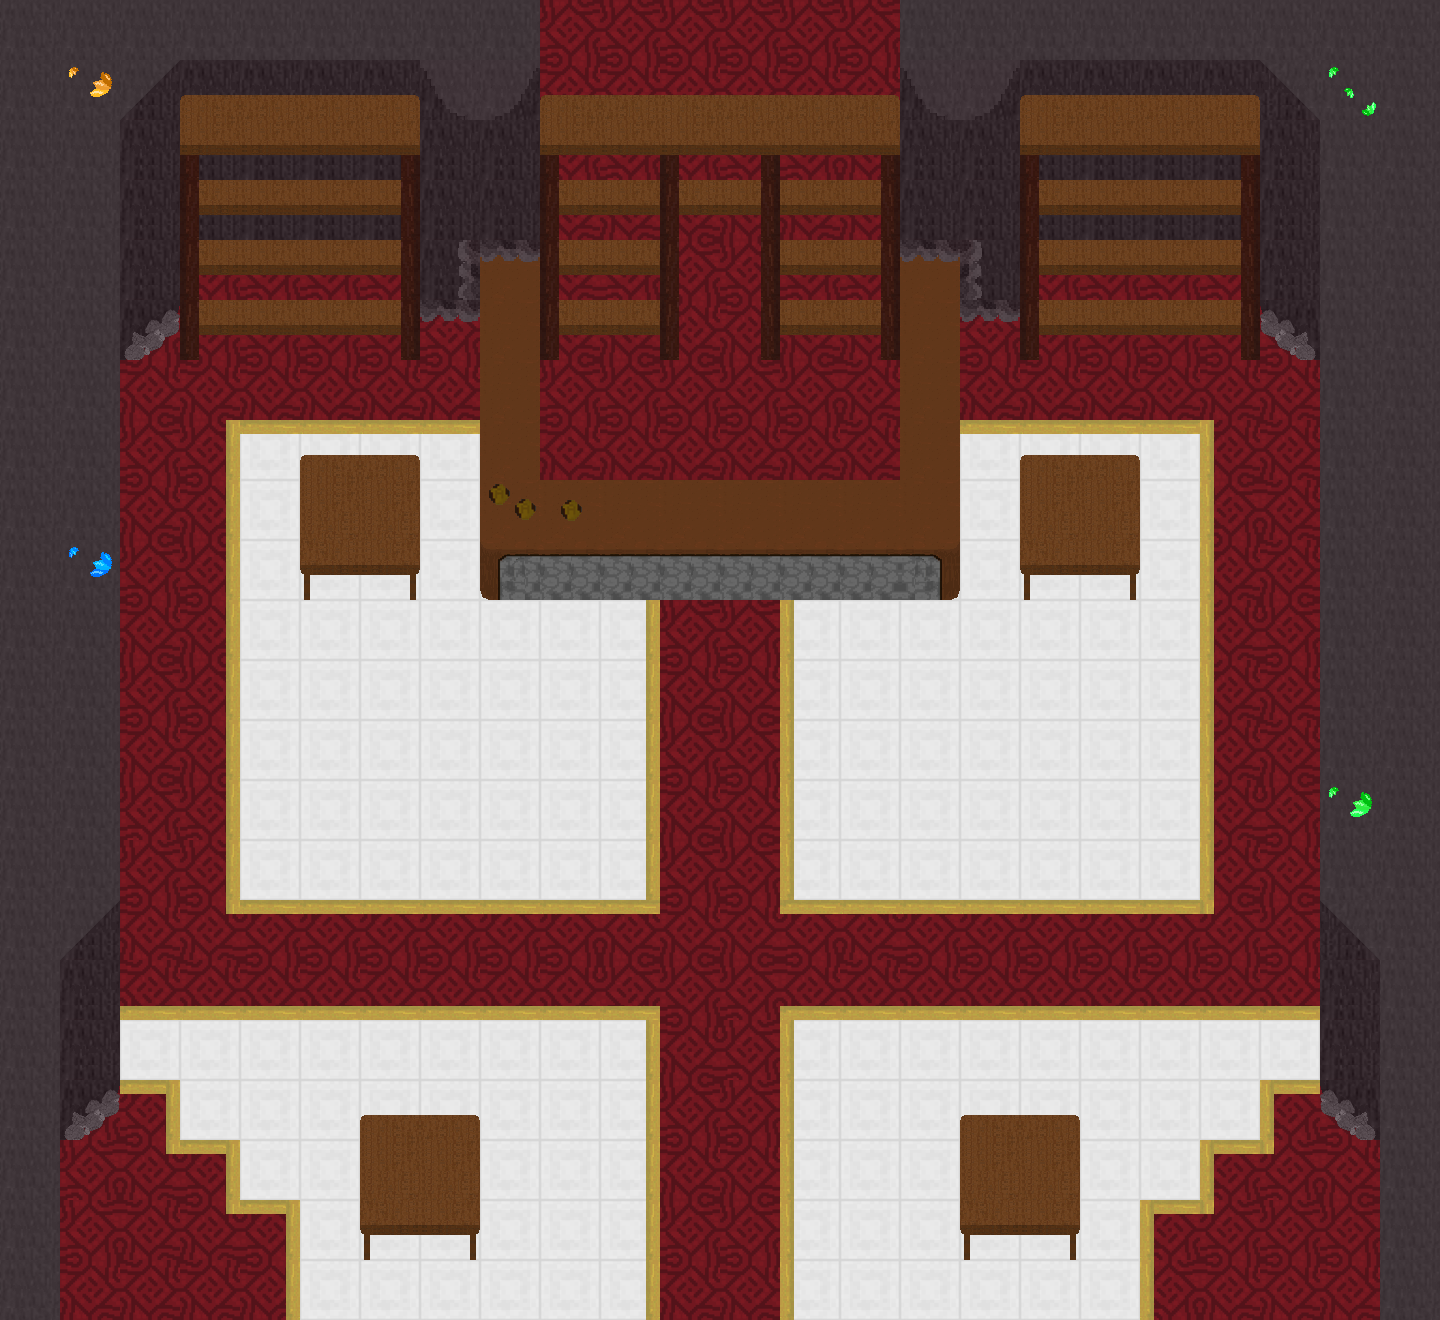

The image is a tile-based game level rendered from a .tmx file. Its description and complete source (layers, tilesets, objects, tile grids) follow:
An orthogonal 24x22 tile map with 60x60 px tiles, 3 tile layers (Tile Layer 1, Tile Layer 2, Tile Layer 3).

<map version="1.10" tiledversion="1.11.2" orientation="orthogonal" renderorder="right-down" width="24" height="22" tilewidth="60" tileheight="60" infinite="0" nextlayerid="4" nextobjectid="1">
 <tileset firstgid="1" name="caves" tilewidth="60" tileheight="60" tilecount="630" columns="10">
  <image source="../../assets/tilemap/caves.png" width="600" height="3800" />
 </tileset>
 <layer id="1" name="Tile Layer 1" width="24" height="22">
  <data encoding="csv">
34,34,34,34,34,34,34,34,34,159,159,159,159,159,159,34,34,34,34,34,34,34,34,34,
34,34,113,44,44,44,44,49,50,169,169,169,169,169,169,49,50,44,44,44,44,114,34,34,
34,34,44,44,44,44,44,44,44,159,159,159,159,159,169,44,44,44,44,44,44,44,34,34,
34,34,44,44,44,44,44,44,44,169,169,169,169,169,169,44,44,44,44,44,44,44,34,34,
34,34,44,159,159,159,159,44,168,169,159,159,159,159,159,168,44,159,159,159,159,44,34,34,
34,34,159,159,159,159,159,159,168,169,169,169,169,169,169,168,159,159,159,159,159,159,34,34,
34,34,169,169,169,169,169,169,168,159,159,159,159,159,169,168,169,169,169,169,169,169,34,34,
34,34,159,159,27,27,27,27,168,169,169,169,169,169,169,168,27,27,27,27,169,169,34,34,
34,34,169,169,27,27,27,27,168,168,168,168,168,168,168,168,27,27,27,27,159,169,34,34,
34,34,159,159,27,27,27,27,27,177,177,177,177,177,177,27,27,27,27,27,169,169,34,34,
34,34,169,169,27,27,27,27,27,27,27,159,159,27,27,27,27,27,27,27,169,159,34,34,
34,34,159,159,27,27,27,27,27,27,27,169,169,27,27,27,27,27,27,27,169,169,34,34,
34,34,169,169,27,27,27,27,27,27,27,159,159,27,27,27,27,27,27,27,169,169,34,34,
34,34,159,159,27,27,27,27,27,27,27,169,169,27,27,27,27,27,27,27,169,159,34,34,
34,34,159,159,27,27,27,27,27,27,27,159,159,27,27,27,27,27,27,27,169,169,34,34,
34,113,169,169,159,159,159,159,159,159,169,169,169,159,169,159,159,159,159,159,159,159,114,34,
34,44,169,169,169,169,169,169,169,169,159,159,159,169,169,169,169,169,169,169,169,169,44,34,
34,44,27,27,27,27,27,27,27,27,27,169,159,27,27,27,27,27,27,27,27,27,44,34,
34,159,159,27,27,27,27,27,27,27,27,159,159,27,27,27,27,27,27,27,27,159,159,34,
34,159,169,159,27,27,27,27,27,27,27,169,169,27,27,27,27,27,27,27,159,159,169,34,
34,159,169,169,159,27,27,27,27,27,27,159,159,27,27,27,27,27,27,159,159,159,159,34,
34,169,169,169,169,27,27,27,27,27,27,169,169,27,27,27,27,27,27,159,169,169,169,34
</data>
 </layer>
 <layer id="2" name="Tile Layer 2" width="24" height="22">
  <data encoding="csv">
0,0,0,0,0,0,0,0,0,0,0,0,0,0,0,0,0,0,0,0,0,0,0,0,
0,0,0,0,0,0,0,0,0,0,195,194,0,0,0,0,0,0,0,0,0,0,0,0,
0,0,0,186,0,0,175,0,0,186,0,186,175,0,175,0,0,186,0,0,175,0,0,0,
0,0,0,188,198,198,187,0,0,188,198,188,198,198,187,0,0,188,198,198,187,0,0,0,
0,0,0,188,198,198,187,119,160,188,198,0,0,198,187,160,120,188,198,198,187,0,0,0,
0,0,60,188,198,198,187,160,0,188,198,0,0,198,187,0,160,188,198,198,187,59,0,0,
0,0,0,0,0,0,0,0,0,0,0,0,0,0,0,0,0,0,0,0,0,0,0,0,
0,0,0,0,185,185,185,185,0,0,0,0,0,0,0,0,185,185,185,185,173,0,0,0,
0,0,0,0,0,197,197,0,0,167,167,167,167,167,167,0,0,197,197,0,173,0,0,0,
0,0,0,0,0,188,187,0,176,0,0,0,0,0,0,178,0,188,187,0,173,0,0,0,
0,0,0,0,0,0,0,0,0,0,184,0,0,173,0,0,0,0,0,0,173,0,0,0,
0,0,0,0,0,0,0,0,0,0,184,0,0,173,0,0,0,0,0,0,173,0,0,0,
0,0,0,0,0,0,0,0,0,0,184,0,0,173,0,0,0,0,0,0,173,0,0,0,
0,0,0,0,0,0,0,0,0,0,184,0,0,173,0,0,0,0,0,0,173,0,0,0,
0,0,0,0,0,0,0,0,0,0,184,0,0,173,0,0,0,0,0,0,173,0,0,0,
0,0,0,191,185,185,185,185,185,185,185,0,0,185,185,185,185,185,185,185,180,0,0,0,
0,0,193,193,193,193,193,193,193,193,193,0,0,193,193,193,193,193,193,193,193,193,0,0,
0,0,0,0,0,0,0,0,0,0,184,0,0,173,0,0,0,0,0,0,0,0,0,0,
0,60,185,0,0,0,0,0,0,0,184,0,0,173,0,0,0,0,0,0,0,185,59,0,
0,0,191,185,0,0,197,197,0,0,184,0,0,173,0,0,197,197,0,0,185,180,0,0,
0,0,0,191,185,0,188,187,0,0,184,0,0,173,0,0,188,187,0,185,180,0,0,0,
0,0,0,0,0,0,0,0,0,0,184,0,0,173,0,0,0,0,0,0,0,0,0,0</data>
 </layer>
 <layer id="3" name="Tile Layer 3" width="24" height="22">
  <data encoding="csv">
0,0,0,0,0,0,0,0,0,0,0,0,0,0,0,0,0,0,0,0,0,0,0,0,
0,117,0,195,194,194,196,0,0,195,194,195,194,194,196,0,0,195,194,194,196,0,126,0,
0,0,0,198,198,198,198,0,0,198,198,198,198,198,198,0,0,198,198,198,198,0,0,0,
0,0,0,186,0,0,175,0,0,186,0,186,175,0,175,0,0,186,198,198,175,0,0,0,
0,0,0,186,0,0,175,0,0,186,0,186,175,0,175,0,0,186,0,0,175,0,0,0,
0,0,0,186,0,0,175,0,0,186,0,186,175,0,175,0,0,186,0,0,175,0,0,0,
0,0,0,0,0,0,0,0,0,0,0,0,0,0,0,0,0,0,0,0,0,0,0,0,
0,0,0,184,0,195,196,0,0,0,0,0,0,0,0,0,0,195,196,0,0,0,0,0,
0,0,0,184,0,0,0,0,48,38,0,0,0,0,0,0,0,0,0,0,0,0,0,0,
0,137,0,184,0,0,0,0,0,0,0,0,0,0,0,0,0,0,0,0,0,0,0,0,
0,0,0,184,0,0,0,0,0,0,0,0,0,0,0,0,0,0,0,0,0,0,0,0,
0,0,0,184,0,0,0,0,0,0,0,0,0,0,0,0,0,0,0,0,0,0,0,0,
0,0,0,184,0,0,0,0,0,0,0,0,0,0,0,0,0,0,0,0,0,0,0,0,
0,0,0,184,0,0,0,0,0,0,0,0,0,0,0,0,0,0,0,0,0,0,127,0,
0,0,0,184,0,0,0,0,0,0,0,0,0,0,0,0,0,0,0,0,0,0,0,0,
0,0,0,0,0,0,0,0,0,0,0,0,0,0,0,0,0,0,0,0,0,0,0,0,
0,0,0,0,0,0,0,0,0,0,0,0,0,0,0,0,0,0,0,0,0,0,0,0,
0,0,0,0,0,0,0,0,0,0,0,0,0,0,0,0,0,0,0,0,0,0,0,0,
0,0,184,0,0,0,195,196,0,0,0,0,0,0,0,0,195,196,0,0,0,173,0,0,
0,0,0,184,0,0,0,0,0,0,0,0,0,0,0,0,0,0,0,0,173,0,0,0,
0,0,0,0,184,0,0,0,0,0,0,0,0,0,0,0,0,0,0,173,0,0,0,0,
0,0,0,0,184,0,0,0,0,0,0,0,0,0,0,0,0,0,0,173,0,0,0,0
</data>
 </layer>
</map>
